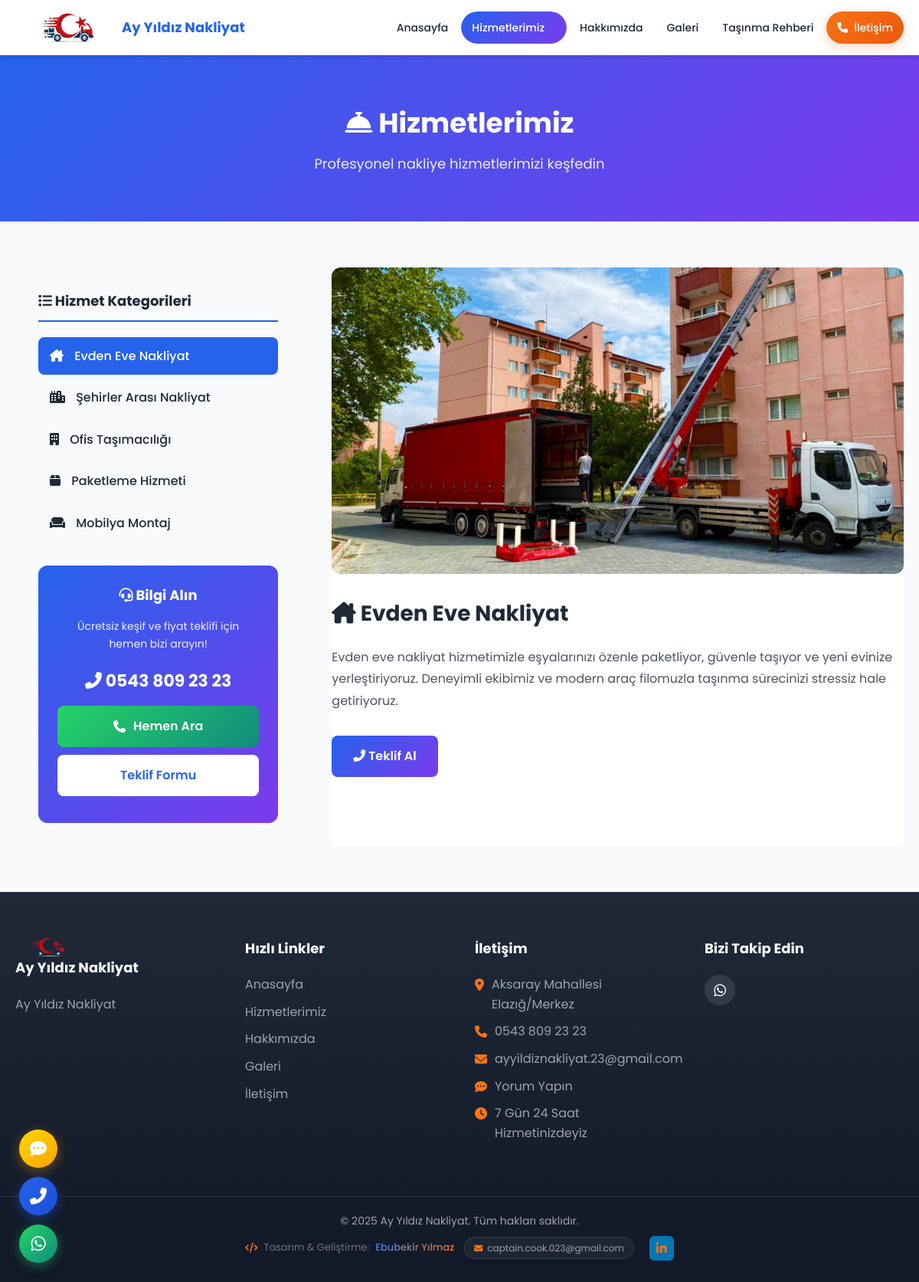
Screenshot of /hizmetlerimiz/ with the database file from the repository.
### core/models.py (models this page shows, shortened)
class AboutUs(models.Model):
    title = models.CharField(max_length=200, verbose_name="Başlık")
    short_content = models.TextField(verbose_name="Kısa İçerik (Anasayfa için)", max_length=500)
    full_content = models.TextField(verbose_name="Tam İçerik")
    image = models.ImageField(upload_to='about/', verbose_name="Resim", blank=True, null=True)
    logo = models.ImageField(upload_to='logo/', verbose_name="Logo", blank=True, null=True)
    company_name = models.CharField(max_length=200, verbose_name="Firma Adı", default="Nakliye Firması")
    phone = models.CharField(max_length=20, verbose_name="Telefon", blank=True)
    email = models.EmailField(verbose_name="E-Mail", blank=True)
    address = models.TextField(verbose_name="Adres", blank=True)
    working_hours = models.CharField(max_length=100, verbose_name="Çalışma Saatleri", blank=True)
    facebook = models.URLField(blank=True, verbose_name="Facebook")
    instagram = models.URLField(blank=True, verbose_name="Instagram")
    twitter = models.URLField(blank=True, verbose_name="Twitter")
    whatsapp = models.CharField(max_length=20, blank=True, verbose_name="WhatsApp")
    class Meta:
        verbose_name = "Hakkımızda"
        verbose_name_plural = "Hakkımızda"

class Service(models.Model):
    title = models.CharField(max_length=200, verbose_name="Hizmet Adı")
    short_description = models.TextField(verbose_name="Kısa Açıklama", max_length=300)
    description = models.TextField(verbose_name="Detaylı Açıklama")
    image = models.ImageField(upload_to='services/', verbose_name="Resim")
    icon = models.CharField(max_length=50, verbose_name="İkon (Font Awesome)", default="fa-truck")
    order = models.PositiveIntegerField(default=0, verbose_name="Sıra")
    is_active = models.BooleanField(default=True, verbose_name="Aktif")
    class Meta:
        verbose_name = "Hizmet"
        verbose_name_plural = "Hizmetler"
        ordering = ['order']

### core/views.py (the view)
# urls.py: path('hizmetlerimiz/', views.services, name='services'),
def services(request):
    all_services = Service.objects.filter(is_active=True)
    service_id = request.GET.get('service')
    if service_id:
        selected_service = get_object_or_404(Service, id=service_id, is_active=True)
    else:
        selected_service = all_services.first()
    context = {
        'services': all_services,
        'selected_service': selected_service,
        'about': get_about_info(),
    }
    return render(request, 'services.html', context)

### core/views.py (called while the page is built)
def get_about_info():
    return AboutUs.objects.first()

### custom_admin/context_processors.py (called while the page is built)
def admin_context(request):
    context = {}
    if hasattr(request, 'admin_user'):
        context['unread_count'] = ContactMessage.objects.filter(is_read=False).count()
    return context

### templates/services.html (shortened to what this page needs)
{% extends 'base.html' %}
{% load static %}
{% block content %}
<section class="page-header">
    <div class="container">
        <h1><i class="fas fa-concierge-bell"></i> Hizmetlerimiz</h1>
        <p>Profesyonel nakliye hizmetlerimizi keşfedin</p>
    </div>
</section>
<section class="services-page">
    <div class="container">
        <div class="services-layout">
            <aside class="services-sidebar">
                <div class="services-list">
                    <h3><i class="fas fa-list"></i> Hizmet Kategorileri</h3>
                    <ul>
                        {% if services %}
                            {% for service in services %}
                            <li>
                                <a href="?service={{ service.id }}"
                                   class="{% if selected_service.id == service.id %}active{% endif %}">
                                    <i class="fas {{ service.icon }}"></i> {{ service.title }}
                                </a>
                            </li>
                            {% endfor %}
                        {% endif %}
                    </ul>
                </div>
                <div class="info-box">
                    <h4><i class="fas fa-headset"></i> Bilgi Alın</h4>
                    <p>Ücretsiz keşif ve fiyat teklifi için hemen bizi arayın!</p>
                    <span class="phone">
                        <i class="fas fa-phone-alt"></i> 0543 809 23 23
                    </span>
                    <a href="tel:+905438092323" class="btn btn-call" onclick="return confirm('Ay Yıldız Nakliyat\'ı aramak istiyor musunuz?');">
                        <i class="fas fa-phone"></i> Hemen Ara
                    </a>
                    <a href="{% url 'contact' %}" class="btn btn-block">Teklif Formu</a>
                </div>
            </aside>
            <div class="service-detail">
                {% if selected_service %}
                    <div class="service-detail-image">
                        {% if selected_service.image %}
                        <img src="{{ selected_service.image.url }}" alt="{{ selected_service.title }}">
                        {% else %}
                        <div class="placeholder-image" style="height:100%;">
                            <i class="fas {{ selected_service.icon }}"></i>
                        </div>
                        {% endif %}
                    </div>
                    <h2><i class="fas {{ selected_service.icon }}"></i> {{ selected_service.title }}</h2>
                    <div class="service-description">
                        {{ selected_service.description|linebreaks }}
                    </div>
                    <div class="mt-3">
                        <a href="{% url 'contact' %}" class="btn btn-primary">
                            <i class="fas fa-phone-alt"></i> Teklif Al
                        </a>
                    </div>
                {% endif %}
            </div>
        </div>
    </div>
</section>
{% endblock %}

### templates/base.html (shortened to what this page needs)
{% load static %}
<!DOCTYPE html>
<html lang="tr">
<head>
    <link rel="stylesheet" href="https://cdnjs.cloudflare.com/ajax/libs/font-awesome/6.4.0/css/all.min.css">
    <link rel="stylesheet" href="{% static 'css/style.css' %}">
</head>
<body>
    <header class="header">
        <div class="header-main">
            <div class="container">
                <div class="header-main-content">
                    <div class="logo">
                        <a href="{% url 'home' %}">
                            {% if about.logo %}
                            <img src="{{ about.logo.url }}" alt="{{ about.company_name|default:'Ay Yıldız Nakliyat' }} Logo" class="logo-img">
                            {% else %}
                            <i class="fas fa-truck-moving logo-icon"></i>
                            {% endif %}
                            <h1>{{ about.company_name|default:"Ay Yıldız Nakliyat" }}</h1>
                        </a>
                    </div>
                    <nav class="main-nav" id="mainNav">
                        <ul>
                            <li><a href="{% url 'home' %}" class="nav-link {% if request.resolver_match.url_name == 'home' %}active{% endif %}"><span>Anasayfa</span></a></li>
                            <li class="has-dropdown">
                                <a href="{% url 'services' %}" class="nav-link {% if request.resolver_match.url_name == 'services' %}active{% endif %}">
                                    <span>Hizmetlerimiz</span> <i class="fas fa-chevron-down dropdown-icon"></i>
                                </a>
                            </li>
                            <li><a href="{% url 'about' %}" class="nav-link {% if request.resolver_match.url_name == 'about' %}active{% endif %}"><span>Hakkımızda</span></a></li>
                            <li><a href="{% url 'gallery' %}" class="nav-link {% if request.resolver_match.url_name == 'gallery' %}active{% endif %}"><span>Galeri</span></a></li>
                            <li><a href="{% url 'guide' %}" class="nav-link {% if request.resolver_match.url_name == 'guide' %}active{% endif %}"><span>Taşınma Rehberi</span></a></li>
                            <li><a href="{% url 'contact' %}" class="nav-link contact-btn {% if request.resolver_match.url_name == 'contact' %}active{% endif %}"><i class="fas fa-phone"></i> <span>İletişim</span></a></li>
                        </ul>
                    </nav>
                </div>
            </div>
        </div>
    </header>
    <main class="main-content">
        {% block content %}{% endblock %}
    </main>
    <footer class="footer">
        <div class="footer-main">
            <div class="container">
                <div class="footer-grid">
                    <div class="footer-section">
                        <h3>{% if about.logo %}<img src="{{ about.logo.url }}" alt="Logo" class="footer-logo-img">{% else %}<i class="fas fa-truck-moving"></i>{% endif %} {{ about.company_name|default:"Ay Yıldız Nakliyat" }}</h3>
                        <p>{{ about.short_content|default:"Profesyonel nakliye hizmetleri ile eşyalarınız güvende. Halis Yılmaz yönetiminde güvenilir taşımacılık." }}</p>
                    </div>
                    <div class="footer-section">
                        <h4>Hızlı Linkler</h4>
                        <ul>
                            <li><a href="{% url 'home' %}">Anasayfa</a></li>
                            <li><a href="{% url 'services' %}">Hizmetlerimiz</a></li>
                            <li><a href="{% url 'about' %}">Hakkımızda</a></li>
                            <li><a href="{% url 'gallery' %}">Galeri</a></li>
                            <li><a href="{% url 'contact' %}">İletişim</a></li>
                        </ul>
                    </div>
                    <div class="footer-section">
                        <h4>İletişim</h4>
                        <ul class="contact-list">
                            <li><i class="fas fa-map-marker-alt"></i> {{ about.address|default:"Elazığ, Türkiye" }}</li>
                            <li><i class="fas fa-phone"></i> <a href="tel:+905438092323">0543 809 23 23</a></li>
                            <li><i class="fas fa-envelope"></i> <a href="mailto:ayyildiznakliyat.23@gmail.com">ayyildiznakliyat.23@gmail.com</a></li>
                            <li><i class="fas fa-comment-dots"></i> <a href="https://g.page/r/Cdt73wzSYC82EAE/review" target="_blank">Yorum Yapın</a></li>
                            <li><i class="fas fa-clock"></i> 7 Gün 24 Saat Hizmetinizdeyiz</li>
                        </ul>
                    </div>
                    <div class="footer-section">
                        <h4>Bizi Takip Edin</h4>
                        <div class="footer-social">
                            <a href="https://wa.me/905438092323" target="_blank" title="WhatsApp"><i class="fab fa-whatsapp"></i></a>
                        </div>
                    </div>
                </div>
            </div>
        </div>
        <div class="footer-bottom">
            <div class="container">
                <p>&copy; 2025 {{ about.company_name|default:"Ay Yıldız Nakliyat" }}. Tüm hakları saklıdır.</p>
                <p class="developer-credit">
                    <i class="fas fa-code"></i> Tasarım & Geliştirme: <span>Ebubekir Yılmaz</span>
                    <a href="mailto:captain.cook.023@gmail.com" class="developer-email">
                        <i class="fas fa-envelope"></i> captain.cook.023@gmail.com
                    </a>
                    <a href="https://www.linkedin.com/in/ebubekir-y%C4%B1lmaz-2691913a8" target="_blank" class="developer-linkedin" title="LinkedIn Profili">
                        <i class="fab fa-linkedin-in"></i>
                    </a>
                </p>
            </div>
        </div>
    </footer>
    <div class="floating-buttons">
        <a href="https://g.page/r/Cdt73wzSYC82EAE/review" target="_blank" class="float-btn review-float" title="Google'da Yorum Yapın">
            <i class="fas fa-comment-dots"></i>
        </a>
        <a href="tel:+905438092323" class="float-btn phone-float" title="Hemen Arayın">
            <i class="fas fa-phone-alt"></i>
        </a>
        <a href="https://wa.me/{{ about.whatsapp|default:'905438092323' }}?text=Merhaba%20sitenizden%20ulaştım%20fiyat%20bilgisi%20almak%20istiyorum." target="_blank" class="float-btn whatsapp-float" title="WhatsApp ile iletişime geçin">
            <i class="fab fa-whatsapp"></i>
        </a>
    </div>
</body>
</html>

### rows the page displays
AboutUs: logo (picture), company_name "Ay Yıldız Nakliyat", short_content "Ay Yıldız Nakliyat", address "Aksaray Mahallesi Elazığ/Merkez"
Service: title "Evden Eve Nakliyat", image (picture), description "Evden eve nakliyat hizmetimizle eşyalarınızı özenle paketliyor, güvenle taşıyor ve yeni evinize yerleştiriyoruz. Deneyimli ekibimiz ve modern araç filomuzla taşınma sürecinizi stressiz hale getiriyoruz."
Service: title "Şehirler Arası Nakliyat"
Service: title "Ofis Taşımacılığı"
Service: title "Paketleme Hizmeti"
Service: title "Mobilya Montaj"
